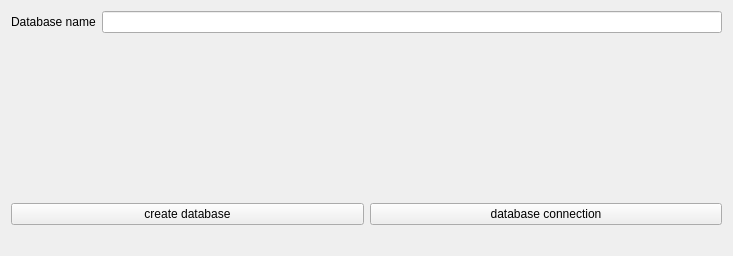
<?xml version="1.0" encoding="UTF-8"?>
<ui version="4.0">
 <class>Form</class>
 <widget class="QWidget" name="Form">
  <property name="geometry">
   <rect>
    <x>0</x>
    <y>0</y>
    <width>733</width>
    <height>256</height>
   </rect>
  </property>
  <property name="windowTitle">
   <string>Form</string>
  </property>
  <layout class="QVBoxLayout" name="verticalLayout">
   <item>
    <layout class="QHBoxLayout" name="horizontalLayout">
     <item>
      <widget class="QLabel" name="label">
       <property name="text">
        <string>Database name</string>
       </property>
      </widget>
     </item>
     <item>
      <widget class="QLineEdit" name="dbname"/>
     </item>
    </layout>
   </item>
   <item>
    <spacer name="verticalSpacer">
     <property name="orientation">
      <enum>Qt::Vertical</enum>
     </property>
     <property name="sizeHint" stdset="0">
      <size>
       <width>20</width>
       <height>40</height>
      </size>
     </property>
    </spacer>
   </item>
   <item>
    <layout class="QHBoxLayout" name="horizontalLayout_2">
     <item>
      <widget class="QPushButton" name="create_db">
       <property name="text">
        <string>create database</string>
       </property>
      </widget>
     </item>
     <item>
      <widget class="QPushButton" name="db_connect">
       <property name="text">
        <string>database connection</string>
       </property>
      </widget>
     </item>
    </layout>
   </item>
   <item>
    <widget class="QLabel" name="label_2">
     <property name="styleSheet">
      <string notr="true">font: 75 16pt &quot;MS Shell Dlg 2&quot;;</string>
     </property>
     <property name="text">
      <string/>
     </property>
    </widget>
   </item>
  </layout>
 </widget>
 <resources/>
 <connections/>
</ui>
